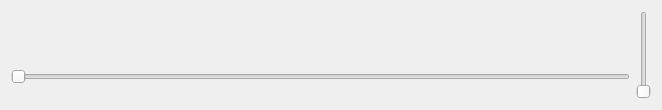
<?xml version="1.0" encoding="UTF-8"?>
<ui version="4.0">
 <class>PlayerControls</class>
 <widget class="QWidget" name="PlayerControls">
  <property name="geometry">
   <rect>
    <x>0</x>
    <y>0</y>
    <width>662</width>
    <height>110</height>
   </rect>
  </property>
  <property name="sizePolicy">
   <sizepolicy hsizetype="Expanding" vsizetype="Minimum">
    <horstretch>0</horstretch>
    <verstretch>0</verstretch>
   </sizepolicy>
  </property>
  <property name="windowTitle">
   <string>Form</string>
  </property>
  <layout class="QHBoxLayout" name="horizontalLayout_2">
   <item>
    <layout class="QVBoxLayout" name="verticalLayout">
     <item>
      <layout class="QHBoxLayout" name="horizontalLayout">
       <property name="spacing">
        <number>0</number>
       </property>
       <item>
        <spacer name="horizontalSpacer">
         <property name="orientation">
          <enum>Qt::Horizontal</enum>
         </property>
         <property name="sizeHint" stdset="0">
          <size>
           <width>40</width>
           <height>20</height>
          </size>
         </property>
        </spacer>
       </item>
       <item>
        <widget class="QPushButton" name="prev">
         <property name="icon">
          <iconset resource="../res/Resources.qrc">
           <normaloff>:/prev.png</normaloff>:/prev.png</iconset>
         </property>
         <property name="iconSize">
          <size>
           <width>32</width>
           <height>32</height>
          </size>
         </property>
         <property name="flat">
          <bool>true</bool>
         </property>
        </widget>
       </item>
       <item>
        <widget class="QPushButton" name="play">
         <property name="icon">
          <iconset resource="../res/Resources.qrc">
           <normaloff>:/play.png</normaloff>:/play.png</iconset>
         </property>
         <property name="iconSize">
          <size>
           <width>32</width>
           <height>32</height>
          </size>
         </property>
         <property name="flat">
          <bool>true</bool>
         </property>
        </widget>
       </item>
       <item>
        <widget class="QPushButton" name="next">
         <property name="icon">
          <iconset resource="../res/Resources.qrc">
           <normaloff>:/next.png</normaloff>:/next.png</iconset>
         </property>
         <property name="iconSize">
          <size>
           <width>32</width>
           <height>32</height>
          </size>
         </property>
         <property name="flat">
          <bool>true</bool>
         </property>
        </widget>
       </item>
       <item>
        <spacer name="horizontalSpacer_2">
         <property name="orientation">
          <enum>Qt::Horizontal</enum>
         </property>
         <property name="sizeHint" stdset="0">
          <size>
           <width>40</width>
           <height>20</height>
          </size>
         </property>
        </spacer>
       </item>
      </layout>
     </item>
     <item>
      <widget class="QSlider" name="position">
       <property name="orientation">
        <enum>Qt::Horizontal</enum>
       </property>
      </widget>
     </item>
    </layout>
   </item>
   <item>
    <widget class="QSlider" name="volume">
     <property name="sizePolicy">
      <sizepolicy hsizetype="Fixed" vsizetype="Minimum">
       <horstretch>0</horstretch>
       <verstretch>0</verstretch>
      </sizepolicy>
     </property>
     <property name="orientation">
      <enum>Qt::Vertical</enum>
     </property>
    </widget>
   </item>
  </layout>
 </widget>
 <resources>
  <include location="../res/Resources.qrc"/>
 </resources>
 <connections/>
</ui>
